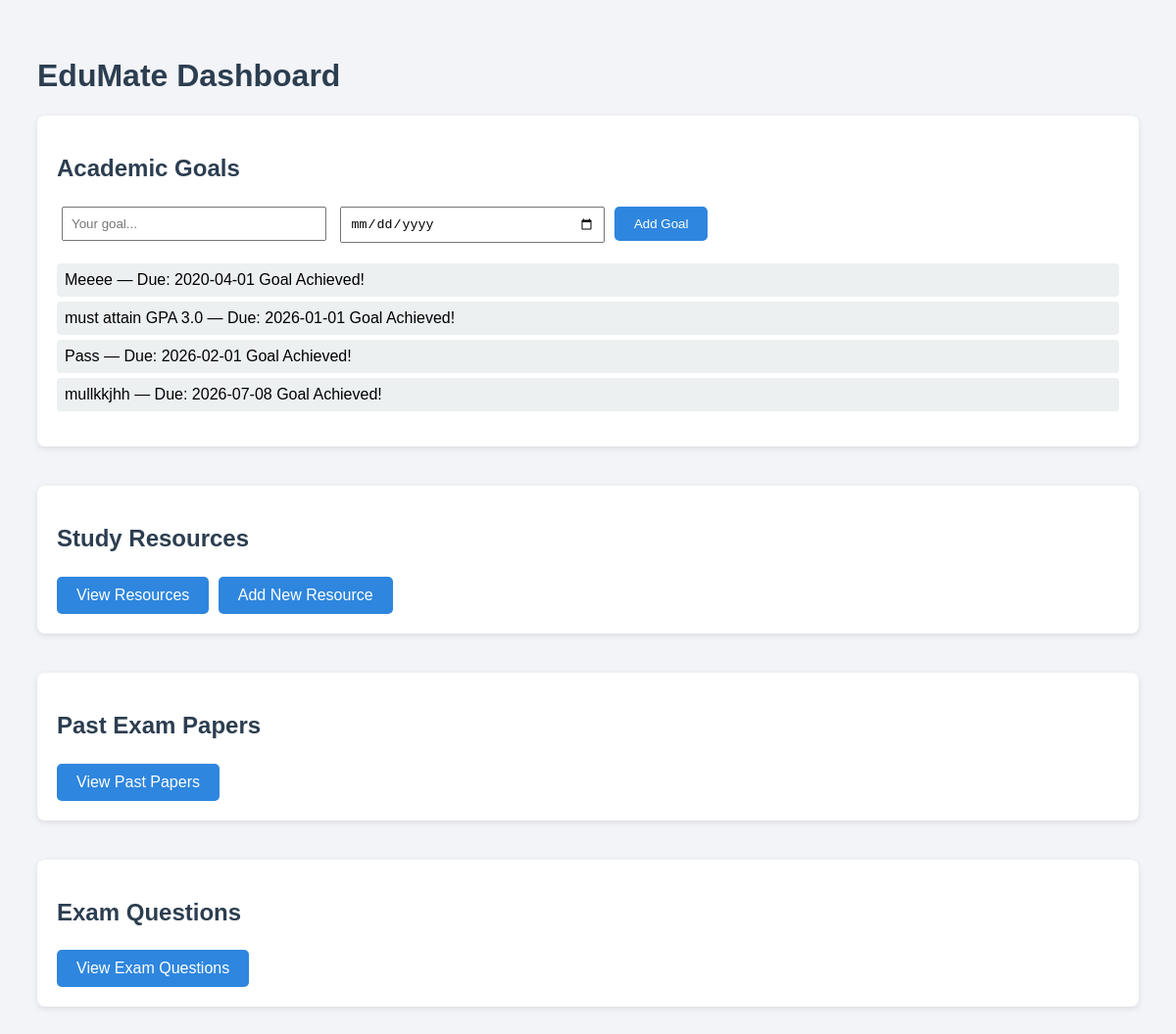
Before: / with the older database file.
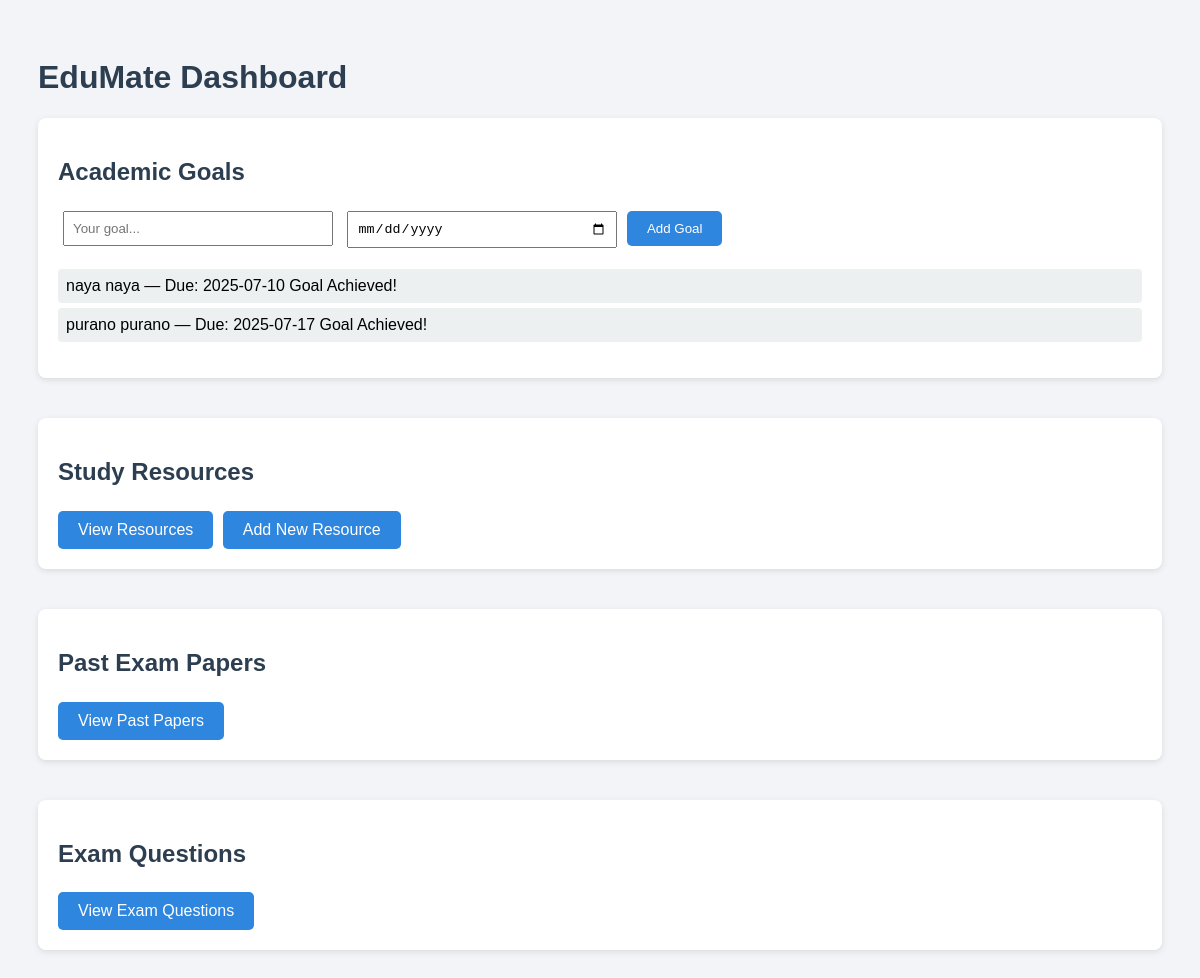
After: the same page with the newer database file.
### app.py (models this page shows)
class Goal(db.Model):
    id = db.Column(db.Integer, primary_key=True)
    description = db.Column(db.String(200), nullable=False)
    is_done = db.Column(db.Boolean, default=False)
    due_date = db.Column(db.Date)

### app.py (the view)
@app.route('/')
def home():
    goals = Goal.query.order_by(Goal.due_date).all()
    return render_template('dashboard.html', goals=goals)

### templates/dashboard.html (shortened to what this page needs)
<!DOCTYPE html>
<html lang="en">
<head>
</head>
<body>
    <h1>EduMate Dashboard</h1>
    <div class="section">
        <h2>Academic Goals</h2>
        <form action="/add-goal" method="POST">
            <input type="text" name="description" placeholder="Your goal..." required>
            <input type="date" name="due_date" required>
            <button type="submit">Add Goal</button>
        </form>
        <ul>
            {% for goal in goals %}
                <li>
                    {{ goal.description }} — Due: {{ goal.due_date }}
                    {% if goal.is_done %}
                         Goal Achieved!
                    {% else %}
                         <a href="/toggle-goal/{{ goal.id }}">Mark as Done</a>
                    {% endif %}
                </li>
            {% endfor %}
        </ul>
    </div>
    <div class="section">
        <h2>Study Resources</h2>
        <a href="/resources" class="nav-button">View Resources</a>
        <a href="/add-resource-form" class="nav-button">Add New Resource</a>
    </div>
    <div class="section">
        <h2>Past Exam Papers</h2>
        <a href="/past-papers" class="nav-button">View Past Papers</a>
    </div>
    <div class="section">
        <h2>Exam Questions</h2>
        <a href="/exam-questions" class="nav-button">View Exam Questions</a>
    </div>
</body>
</html>

### templates/dashboard.html (style rules this page uses)
body { font-family: Arial, sans-serif; padding: 30px; background-color: #f2f4f8; }
h1, h2 { color: #2c3e50; }
.section { margin-bottom: 40px; background: #fff; padding: 20px; border-radius: 8px; box-shadow: 0 2px 6px rgba(0, 0, 0, 0.1); }
form input, form textarea { padding: 8px; margin: 5px; width: 250px; }
form button, .nav-button { padding: 10px 20px; background-color: #2e86de; color: white; border: none; border-radius: 5px; text-decoration: none; display: inline-block; margin: 5px 5px 0 0; }
ul { list-style-type: none; padding-left: 0; }
li { padding: 8px; background-color: #ecf0f1; margin: 5px 0; border-radius: 4px; }
a { color: #2e86de; text-decoration: none; }

Changed rows visible on the page:
removed Goal: description "Meeee", due_date "2020-04-01", is_done "Goal Achieved!"
removed Goal: description "must attain GPA 3.0", due_date "2026-01-01", is_done "Goal Achieved!"
removed Goal: description "Pass", due_date "2026-02-01", is_done "Goal Achieved!"
removed Goal: description "mullkkjhh", due_date "2026-07-08", is_done "Goal Achieved!"
added Goal: description "naya naya", due_date "2025-07-10", is_done "Goal Achieved!"
added Goal: description "purano purano", due_date "2025-07-17", is_done "Goal Achieved!"
